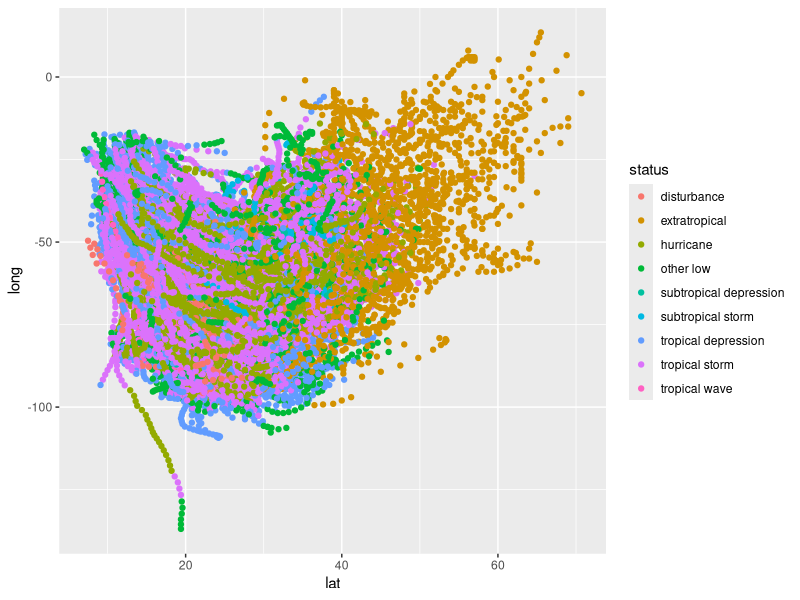
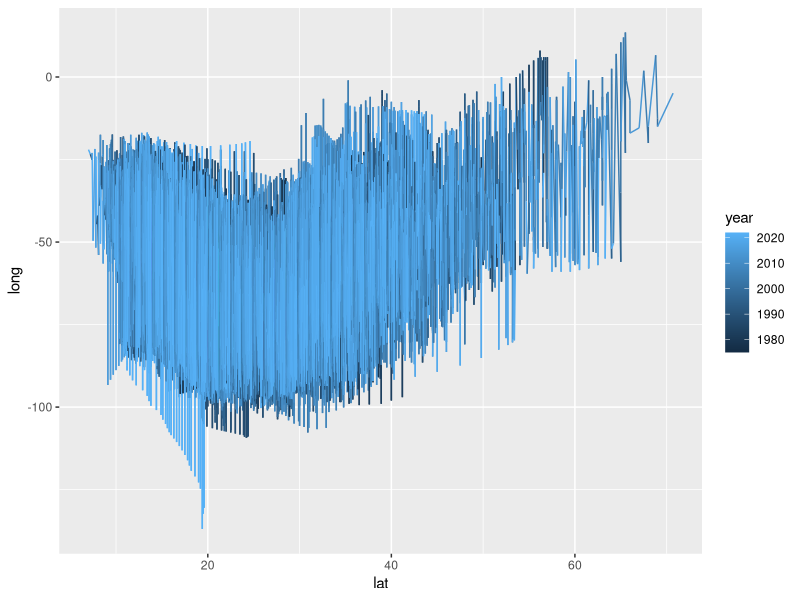
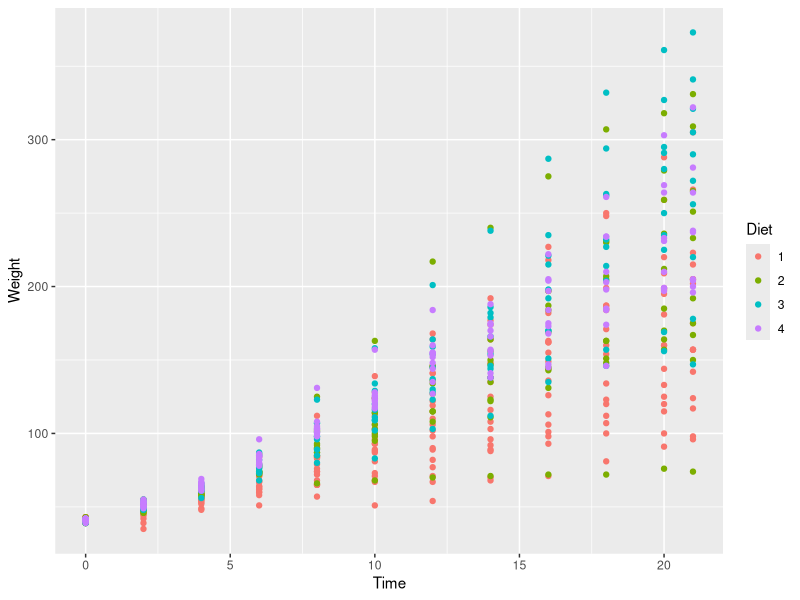
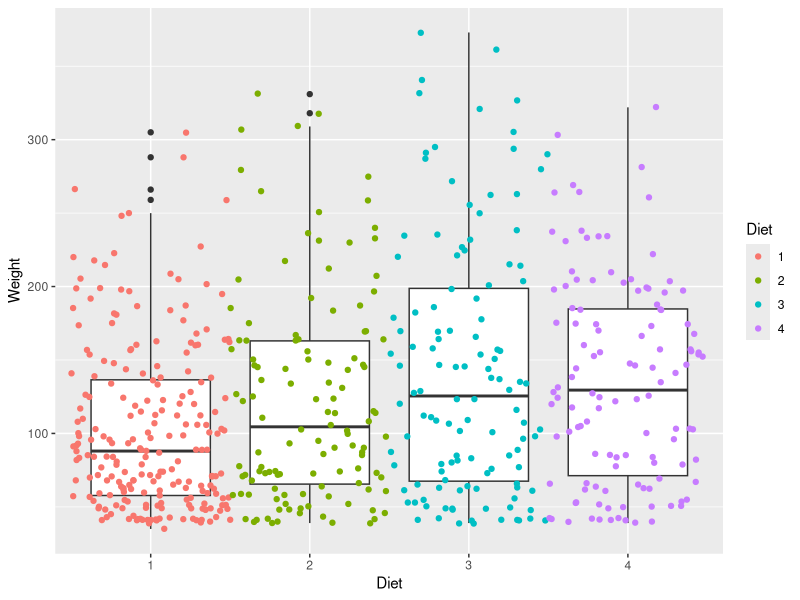
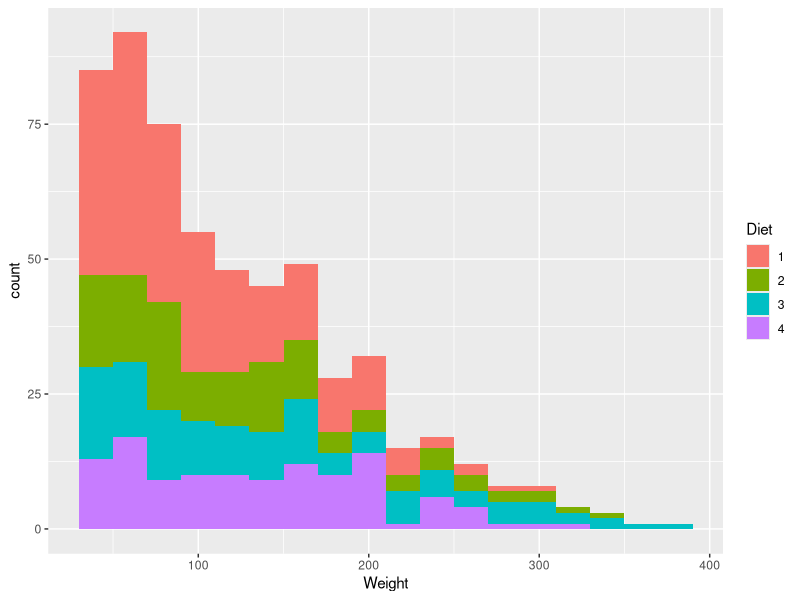
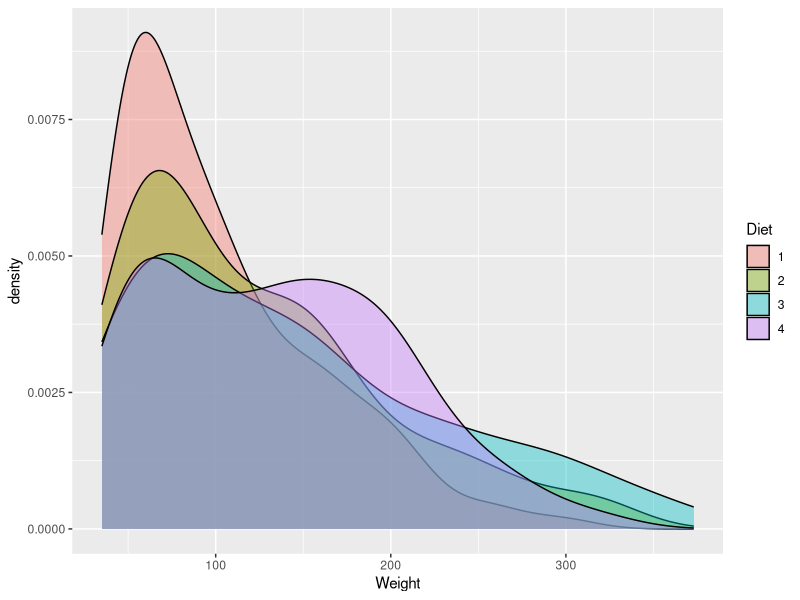

Write R code to recreate these figures, in order.
## ---- chunk 1
library(tidyverse)
## ---- chunk 2
st <- storms

head(st)
summary(st)
## ---- chunk 3
st$name %>%
    unique() %>%
    length()

count(st, status)
## ---- chunk 4
hu <- st %>%
    filter(status == 'hurricane')

hu_names <- hu$name %>% 
    unique()
cat('There are:', length(hu_names), 'hurricanes.')
## ---- chunk 5
ggplot(st, aes(lat, long, color=status)) +
    geom_point()
## ---- chunk 6
ggplot(st, aes(lat, long, color = year)) +
    geom_line()
## ---- chunk 7
cw <- ChickWeight

cw <- as.tibble(cw) %>%
    rename(Weight = weight)
## ---- chunk 8
#Count by itself does not work because each Chick has multiple rows. Instead we must filter out the 
count(cw, Diet)

a <- cw %>%
    select(Chick, Diet)

b <- a[!duplicated(a$Chick),]

count(b, Diet)
## ---- chunk 9
t <- cw %>% distinct(Chick, Diet) %>% count(Diet)
t

## ---- chunk 10
ggplot(cw, aes(Time, Weight, color=Diet)) +
    geom_point()
## ---- chunk 11
ggplot(cw, aes(Diet, Weight)) +
    geom_boxplot() +
    geom_jitter(aes(color=Diet), width=0.5)
## ---- chunk 12
ggplot(cw, aes(Weight, fill=Diet)) +
    geom_histogram(position='stack', binwidth=20)
## ---- chunk 13
ggplot(cw, aes(Weight, fill=Diet)) +
    geom_density(alpha=0.40)
